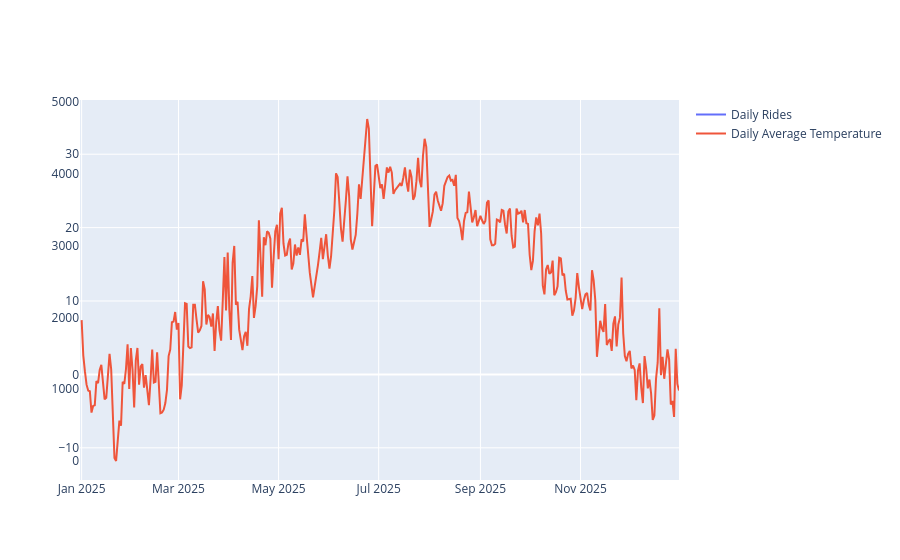

Notebook cell for this chart:
### Markdown cell above
### Rides vs Temperature

### Code cell
import plotly.graph_objects as go


fig = go.Figure()

fig.add_trace(
    go.Scatter(
        x=bike_weather_daily["date"],
        y=bike_weather_daily["number_of_rides"],
        mode="lines",
        name="Daily Rides",
        yaxis="y1"
    )
)

fig.add_trace(
    go.Scatter(
        x=bike_weather_daily["date"],
        y=bike_weather_daily["temperature_2m_mean"],
        mode="lines",
        name="Daily Average Temperature",
        yaxis="y2"
    )
)

### Figure 1 — Plotly figure (JSON) as saved in the notebook; plotly's stock layout.template omitted (floating-point values rounded to 4 significant figures; data arrays with more than 128 entries replaced by an {"elided": "..."} marker saying what was removed)
{"data": [{"mode": "lines", "name": "Daily Rides", "type": "scatter", "x": {"elided": "366 str values"}, "y": {"elided": "366 int values"}, "yaxis": "y"}, {"mode": "lines", "name": "Daily Average Temperature", "type": "scatter", "x": {"elided": "366 str values"}, "y": {"elided": "366 float values"}, "yaxis": "y2"}], "layout": {}}
